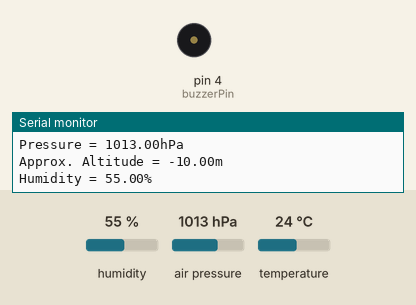
Recording of a sketch running on a simulated Arduino Uno, built with avr-gcc and run on an emulated ATmega328P. Parts: buzzer (waves = sounding, pin HIGH), the last lines printed to the serial monitor. The test bench sets the inputs (shaded band); at power-on: temperature 24 °C, humidity 55 %, air pressure 1013 hPa.

Above: at 1.2 s.
1.3 s: temperature set to 26.2 °C
3.2 s: temperature set to 27.5 °C
At 4.5 s:
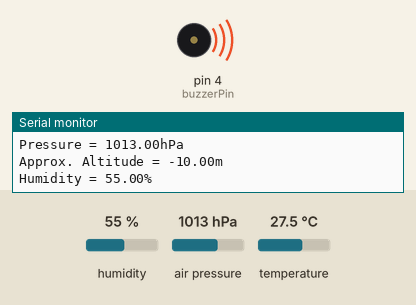
7.3 s: temperature set to 12 °C
At 8.1 s:
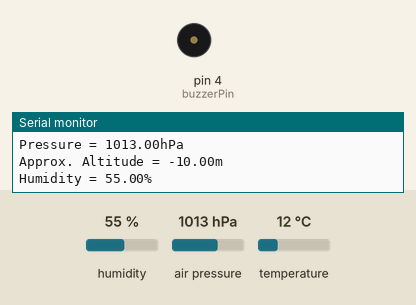
9.2 s: temperature set to 28 °C
At 11.1 s:
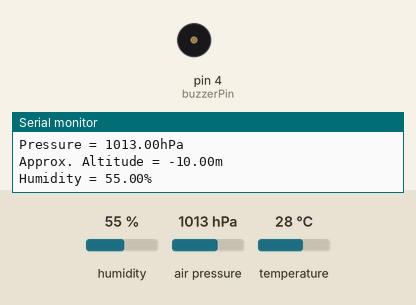
Timing chart, 0 to 14.3 s (numbered marks = the images above; inputs shaded):
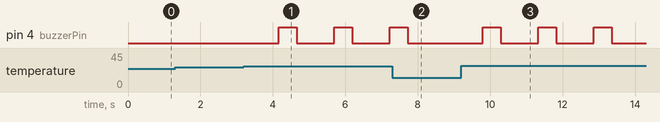

The sketch:

sensore_THP.ino
```cpp
#include <Wire.h>
#include <Adafruit_Sensor.h>
#include <Adafruit_BME280.h>

#define SEALEVELPRESSURE_HPA (1011.80)
#define buzzerPin 4
Adafruit_BME280 bme;

void setup() {
  pinMode(buzzerPin, OUTPUT);
	Serial.begin(9600);

	if (!bme.begin(0x76)) {
		Serial.println("Could not find a valid BME280 sensor, check wiring!");
		while (1);
	}
}

void loop() {
	Serial.print("Temperature = ");
	Serial.print(bme.readTemperature());
	Serial.println("*C");

	Serial.print("Pressure = ");
	Serial.print(bme.readPressure() / 100.0F);
	Serial.println("hPa");

	Serial.print("Approx. Altitude = ");
	Serial.print(bme.readAltitude(SEALEVELPRESSURE_HPA));
	Serial.println("m");

	Serial.print("Humidity = ");
	Serial.print(bme.readHumidity());
	Serial.println("%");

	Serial.println();

    if (bme.readTemperature() > 27.0) {
      digitalWrite(buzzerPin, HIGH); // turn the LED on (HIGH is the voltage level)
      delay(500);
      digitalWrite(buzzerPin, LOW); // turn the LED on (HIGH is the voltage level)
    }

	delay(1000);
}
```

Measured:
- the behaviour switches between 27 and 27.1 °C on temperature (found by bisection; images 0 and 1)
- after the input at 3.2 s, pin 4 (buzzerPin): alternates HIGH for 0.50 s and LOW for 1.0 s, starting after 0.96 s
- after the input at 7.3 s, pin 4 (buzzerPin): goes on until 7.7 s, then stays LOW
- after the input at 9.2 s, pin 4 (buzzerPin): alternates HIGH for 0.50 s and LOW for 1.0 s, starting after 0.59 s
